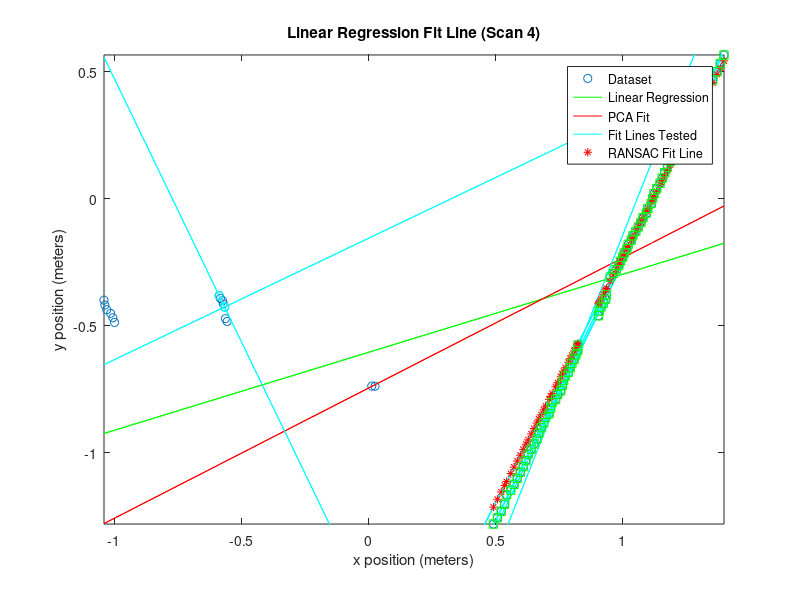

MATLAB code for this plot:
%% RANSAC Implementation
clear;
load('scan4.mat');
r_clean = nonzeros(r);
theta_clean = theta;
theta_clean(~r) = [];
[x, y] = pol2cart(deg2rad(theta_clean), r_clean);
p = polyfit(x, y, 1)
yp = polyval(p, x);
figure(1);clf;
plot(x,y, 'o');hold on;
plot(x, yp, 'g-');
axis equal;
title('Linear Regression Fit Line (Scan 4)');
xlabel('x position (meters)');
ylabel('y position (meters)');


coefficients = pca([x y]);
m = coefficients(2,1) / coefficients(1,1)
b = mean(y) - m * mean(x)
pcay = polyval([m b], x);
plot(x, pcay, 'r')

clearvars -except x y

points = [x y];

n = 8;
d = 0.1;

bestInliersSoFar = 0;
bestPoint1SoFar = [0 0];
bestPoint2SoFar = [0 0];
bestTestLineSoFar = [];
bestMatchedPoints = [];

% For each point pair
for i = 1:n
    matchedPoints = [];
    % Randomly select the points
    point1 = points(randi([1, length(points)]),:);
    point2 = points(randi([1, length(points)]),:);
    
    % Find and plot the line between them
    p = polyfit([point1(1) point2(1)], [point1(2) point2(2)], 1);
    testline = polyval(p, x);
    
    plot(x, testline, 'cyan', 'HandleVisibility', 'off')
    
    % Plot the endpoints in cyan
    plot(point1(1), point1(2), 'cyano', 'HandleVisibility', 'off')
    plot(point2(1), point2(2), 'cyano', 'HandleVisibility', 'off')
    
    % Find the tangent vector
    That = (point2 - point1) ./ vecnorm(point2 - point1);
    % Find the normal vector
    Nhat = ([-That(2) That(1)]);
    
    A = point1;
    B = point2;
    
    That = [B(1) - A(1);B(2) - A(2);0]./vecnorm([B(1) - A(1);B(2) - A(2);0]);
    Khat = [0;0;1];
    Nhat = cross(That,Khat);
    
    inliers = 0;
    
    % Test every point with this fit line
    for j = 1:length(points)

        r = points(j,:) - point1;
        r(3) = 0;
        
        a = point1 - point2;
        a(3) = 0;
        b = points(j,:) - point2;
        b(3) = 0;
%         dist = norm(cross(a,b)) / norm(a);
        
        dist = dot(r,Nhat);
        
        if abs(dist) <= d
            inliers = inliers + 1;
            matchedPoints(end+1,:) = points(j,:);
        end
    end
    
    if inliers > bestInliersSoFar
        bestMatchedPoints = matchedPoints;
        bestPoint1SoFar = point1;
        bestPoint2SoFar = point2;
        bestTestLineSoFar = testline;
        bestInliersSoFar = inliers;
        disp(inliers)
    end
    
    axis([min(x) max(x) min(y) max(y)]);
    
%     pause(1)
end

plot(x, testline, 'cyan')
plot(x, testline, 'r*')

plot(bestMatchedPoints(:,1), bestMatchedPoints(:,2), 'gs')

legend('Dataset', 'Linear Regression', 'PCA Fit', 'Fit Lines Tested', 'RANSAC Fit Line')